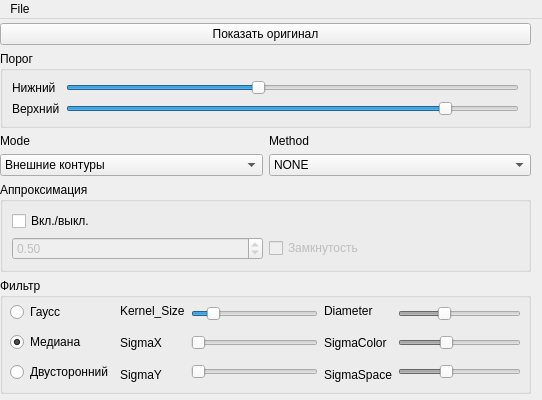
<?xml version="1.0" encoding="UTF-8"?>
<ui version="4.0">
 <class>MainWindow</class>
 <widget class="QMainWindow" name="MainWindow">
  <property name="geometry">
   <rect>
    <x>0</x>
    <y>0</y>
    <width>542</width>
    <height>400</height>
   </rect>
  </property>
  <property name="windowTitle">
   <string>Поиск контуров</string>
  </property>
  <widget class="QWidget" name="centralwidget">
   <widget class="QWidget" name="">
    <property name="geometry">
     <rect>
      <x>0</x>
      <y>4</y>
      <width>531</width>
      <height>371</height>
     </rect>
    </property>
    <layout class="QVBoxLayout" name="verticalLayout_4">
     <item>
      <layout class="QVBoxLayout" name="verticalLayout_2">
       <item>
        <widget class="QPushButton" name="pShowOriginal">
         <property name="text">
          <string>Показать оригинал</string>
         </property>
        </widget>
       </item>
       <item>
        <widget class="QGroupBox" name="groupBox_3">
         <property name="title">
          <string>Порог</string>
         </property>
         <layout class="QVBoxLayout" name="verticalLayout_9">
          <item>
           <layout class="QHBoxLayout" name="horizontalLayout">
            <item>
             <layout class="QVBoxLayout" name="verticalLayout_5">
              <item>
               <widget class="QLabel" name="label">
                <property name="text">
                 <string>Нижний</string>
                </property>
               </widget>
              </item>
              <item>
               <widget class="QLabel" name="label_2">
                <property name="text">
                 <string>Верхний</string>
                </property>
               </widget>
              </item>
             </layout>
            </item>
            <item>
             <layout class="QVBoxLayout" name="verticalLayout_3">
              <item>
               <widget class="QSlider" name="horizontalSlider">
                <property name="maximum">
                 <number>300</number>
                </property>
                <property name="value">
                 <number>127</number>
                </property>
                <property name="orientation">
                 <enum>Qt::Horizontal</enum>
                </property>
               </widget>
              </item>
              <item>
               <widget class="QSlider" name="horizontalSlider_2">
                <property name="maximum">
                 <number>300</number>
                </property>
                <property name="value">
                 <number>255</number>
                </property>
                <property name="orientation">
                 <enum>Qt::Horizontal</enum>
                </property>
               </widget>
              </item>
             </layout>
            </item>
           </layout>
          </item>
         </layout>
        </widget>
       </item>
       <item>
        <layout class="QGridLayout" name="gridLayout">
         <item row="0" column="0">
          <widget class="QLabel" name="label_4">
           <property name="text">
            <string>Mode</string>
           </property>
          </widget>
         </item>
         <item row="0" column="1">
          <widget class="QLabel" name="label_3">
           <property name="text">
            <string>Method</string>
           </property>
          </widget>
         </item>
         <item row="1" column="0">
          <widget class="QComboBox" name="comboBox">
           <property name="editable">
            <bool>false</bool>
           </property>
           <property name="duplicatesEnabled">
            <bool>false</bool>
           </property>
           <item>
            <property name="text">
             <string>Внешние контуры</string>
            </property>
           </item>
           <item>
            <property name="text">
             <string>Все контуры</string>
            </property>
           </item>
           <item>
            <property name="text">
             <string>CCOMP</string>
            </property>
           </item>
           <item>
            <property name="text">
             <string>TREE </string>
            </property>
           </item>
          </widget>
         </item>
         <item row="1" column="1">
          <widget class="QComboBox" name="comboBox_2">
           <property name="editable">
            <bool>false</bool>
           </property>
           <property name="currentIndex">
            <number>0</number>
           </property>
           <item>
            <property name="text">
             <string>NONE</string>
            </property>
           </item>
           <item>
            <property name="text">
             <string>SIMPLE</string>
            </property>
           </item>
           <item>
            <property name="text">
             <string>L1</string>
            </property>
           </item>
           <item>
            <property name="text">
             <string>KCOS</string>
            </property>
           </item>
          </widget>
         </item>
        </layout>
       </item>
       <item>
        <widget class="QGroupBox" name="groupBox_5">
         <property name="title">
          <string>Аппроксимация</string>
         </property>
         <layout class="QGridLayout" name="gridLayout_2">
          <item row="0" column="0">
           <widget class="QCheckBox" name="checkBox">
            <property name="enabled">
             <bool>true</bool>
            </property>
            <property name="text">
             <string>Вкл./выкл.</string>
            </property>
            <property name="checked">
             <bool>false</bool>
            </property>
           </widget>
          </item>
          <item row="1" column="0">
           <layout class="QHBoxLayout" name="horizontalLayout_6">
            <item>
             <widget class="QDoubleSpinBox" name="doubleSpinBox">
              <property name="enabled">
               <bool>false</bool>
              </property>
              <property name="value">
               <double>0.500000000000000</double>
              </property>
             </widget>
            </item>
            <item>
             <widget class="QCheckBox" name="checkBox_2">
              <property name="enabled">
               <bool>false</bool>
              </property>
              <property name="text">
               <string>Замкнутость</string>
              </property>
             </widget>
            </item>
           </layout>
          </item>
         </layout>
        </widget>
       </item>
      </layout>
     </item>
     <item>
      <widget class="QGroupBox" name="groupBox">
       <property name="title">
        <string>Фильтр</string>
       </property>
       <widget class="QWidget" name="layoutWidget">
        <property name="geometry">
         <rect>
          <x>10</x>
          <y>20</y>
          <width>511</width>
          <height>90</height>
         </rect>
        </property>
        <layout class="QHBoxLayout" name="horizontalLayout_5">
         <item>
          <layout class="QVBoxLayout" name="verticalLayout_11">
           <item>
            <widget class="QRadioButton" name="radioButton_2">
             <property name="text">
              <string>Гаусс</string>
             </property>
             <property name="checkable">
              <bool>true</bool>
             </property>
             <property name="checked">
              <bool>false</bool>
             </property>
            </widget>
           </item>
           <item>
            <widget class="QRadioButton" name="radioButton_3">
             <property name="text">
              <string>Медиана</string>
             </property>
             <property name="checked">
              <bool>true</bool>
             </property>
            </widget>
           </item>
           <item>
            <widget class="QRadioButton" name="radioButton_4">
             <property name="text">
              <string>Двусторонний</string>
             </property>
            </widget>
           </item>
          </layout>
         </item>
         <item>
          <layout class="QHBoxLayout" name="horizontalLayout_4">
           <item>
            <layout class="QHBoxLayout" name="horizontalLayout_3">
             <item>
              <layout class="QVBoxLayout" name="verticalLayout_15">
               <item>
                <widget class="QLabel" name="label_8">
                 <property name="text">
                  <string>Kernel_Size</string>
                 </property>
                </widget>
               </item>
               <item>
                <widget class="QLabel" name="label_9">
                 <property name="text">
                  <string>SigmaX</string>
                 </property>
                </widget>
               </item>
               <item>
                <widget class="QLabel" name="label_10">
                 <property name="text">
                  <string>SigmaY</string>
                 </property>
                </widget>
               </item>
              </layout>
             </item>
             <item>
              <layout class="QVBoxLayout" name="verticalLayout_14">
               <item>
                <widget class="QSlider" name="horizontalSlider_6">
                 <property name="minimum">
                  <number>1</number>
                 </property>
                 <property name="maximum">
                  <number>30</number>
                 </property>
                 <property name="value">
                  <number>5</number>
                 </property>
                 <property name="orientation">
                  <enum>Qt::Horizontal</enum>
                 </property>
                </widget>
               </item>
               <item>
                <widget class="QSlider" name="horizontalSlider_7">
                 <property name="enabled">
                  <bool>false</bool>
                 </property>
                 <property name="orientation">
                  <enum>Qt::Horizontal</enum>
                 </property>
                </widget>
               </item>
               <item>
                <widget class="QSlider" name="horizontalSlider_8">
                 <property name="enabled">
                  <bool>false</bool>
                 </property>
                 <property name="orientation">
                  <enum>Qt::Horizontal</enum>
                 </property>
                </widget>
               </item>
              </layout>
             </item>
            </layout>
           </item>
           <item>
            <layout class="QHBoxLayout" name="horizontalLayout_2">
             <item>
              <layout class="QVBoxLayout" name="verticalLayout_13">
               <item>
                <widget class="QLabel" name="label_11">
                 <property name="text">
                  <string>Diameter</string>
                 </property>
                </widget>
               </item>
               <item>
                <widget class="QLabel" name="label_12">
                 <property name="text">
                  <string>SigmaColor</string>
                 </property>
                </widget>
               </item>
               <item>
                <widget class="QLabel" name="label_13">
                 <property name="text">
                  <string>SigmaSpace</string>
                 </property>
                </widget>
               </item>
              </layout>
             </item>
             <item>
              <layout class="QVBoxLayout" name="verticalLayout_12">
               <item>
                <widget class="QSlider" name="horizontalSlider_9">
                 <property name="enabled">
                  <bool>false</bool>
                 </property>
                 <property name="maximum">
                  <number>25</number>
                 </property>
                 <property name="value">
                  <number>9</number>
                 </property>
                 <property name="orientation">
                  <enum>Qt::Horizontal</enum>
                 </property>
                </widget>
               </item>
               <item>
                <widget class="QSlider" name="horizontalSlider_10">
                 <property name="enabled">
                  <bool>false</bool>
                 </property>
                 <property name="maximum">
                  <number>200</number>
                 </property>
                 <property name="value">
                  <number>75</number>
                 </property>
                 <property name="orientation">
                  <enum>Qt::Horizontal</enum>
                 </property>
                </widget>
               </item>
               <item>
                <widget class="QSlider" name="horizontalSlider_11">
                 <property name="enabled">
                  <bool>false</bool>
                 </property>
                 <property name="maximum">
                  <number>200</number>
                 </property>
                 <property name="value">
                  <number>75</number>
                 </property>
                 <property name="orientation">
                  <enum>Qt::Horizontal</enum>
                 </property>
                </widget>
               </item>
              </layout>
             </item>
            </layout>
           </item>
          </layout>
         </item>
        </layout>
       </widget>
      </widget>
     </item>
    </layout>
   </widget>
  </widget>
  <widget class="QMenuBar" name="menuBar">
   <property name="geometry">
    <rect>
     <x>0</x>
     <y>0</y>
     <width>542</width>
     <height>21</height>
    </rect>
   </property>
   <widget class="QMenu" name="menuFile">
    <property name="title">
     <string>File</string>
    </property>
    <addaction name="actionOpen"/>
   </widget>
   <addaction name="menuFile"/>
  </widget>
  <action name="action">
   <property name="text">
    <string>Open</string>
   </property>
  </action>
  <action name="action_2">
   <property name="text">
    <string>Save contours</string>
   </property>
  </action>
  <action name="actionOpen">
   <property name="text">
    <string>Open</string>
   </property>
  </action>
  <action name="actionSave">
   <property name="text">
    <string>Save</string>
   </property>
  </action>
 </widget>
 <resources/>
 <connections/>
</ui>
